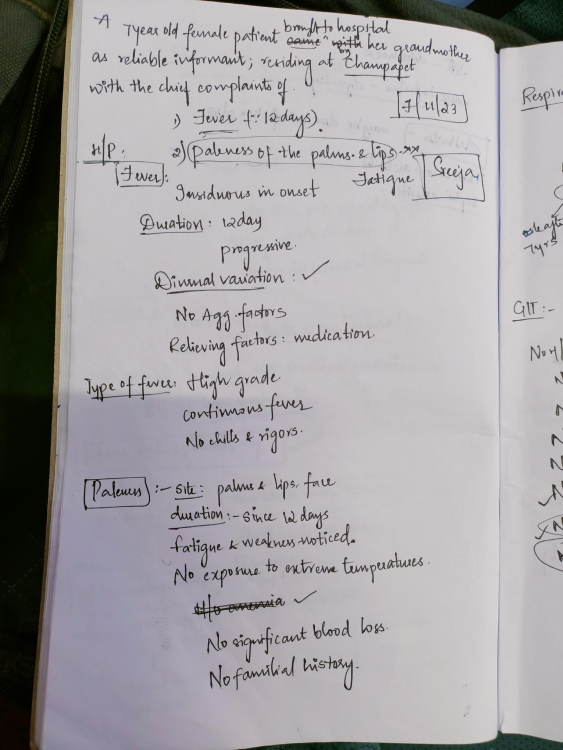
#> input picture Records/Fever/Fever_page-0001.jpg, 1125 x 1500 px (shown at 1/2 size)
$ jupyter execute --allow-errors ocr.ipynb
#> lines starting #> are read from the running program, lines starting #| are printed output that depends on the picture; after the words box and inside, x2 and y2 are one past the last pixel; in counts of white or black regions, pixels touching at a corner belong together
### page_detection.py
import numpy as np
import pandas as pd
import matplotlib.pyplot as plt
import cv2
import pytesseract
#import tensorflow as tf

def convert_to_portrait(image):
    height, width, _ = image.shape

    if width > height:
        transposed_image = cv2.transpose(image)
        portrait_image = cv2.flip(transposed_image, 1)
        return portrait_image
    else:
        return image


def resize_image(image,height=800):
    if (image.shape[0] > height):
        rat = height / image.shape[0]
        image_temp =cv2.resize(image, (int(rat * image.shape[1]), height))
    else:
        image_temp = image
    return image_temp


def edge_detection(image,mn=200,mx=250,height=800):
    image_temp = resize_image(image)
    image_gray = cv2.cvtColor(image_temp, cv2.COLOR_BGR2GRAY)

    image_blur = cv2.bilateralFilter(image_gray, 9, 75, 75)

    image_th = cv2.adaptiveThreshold(image_blur, 255, cv2.ADAPTIVE_THRESH_GAUSSIAN_C, cv2.THRESH_BINARY, 115, 4)
    #plt.imshow(image_th,cmap ='gray')

    image_med = cv2.medianBlur(image_th, 11)

    image_border = cv2.copyMakeBorder(image_med, 5, 5, 5, 5, cv2.BORDER_CONSTANT, value=[0, 0, 0])
    #plt.imshow(image_border, 'gray')

    return cv2.Canny(image_border, mn, mx)


# [7 lines left out: function get_contour, not called in this run]


def four_corners_sort(pts):
    diff = np.diff(pts, axis=1)
    summ = pts.sum(axis=1)
    return np.array([pts[np.argmin(summ)],
                     pts[np.argmax(diff)],
                     pts[np.argmax(summ)],
                     pts[np.argmin(diff)]])


def contour_offset(cnt, offset):
    cnt += offset
    cnt[cnt < 0] = 0
    return cnt


def find_page_contours(edges, img):
    # Getting contours
    contours, hierarchy = cv2.findContours(edges, cv2.RETR_TREE, cv2.CHAIN_APPROX_SIMPLE)

    # Finding biggest rectangle otherwise return original corners
    height = edges.shape[0]
    width = edges.shape[1]
    MIN_COUNTOUR_AREA = height * width * 0.5
    MAX_COUNTOUR_AREA = (width - 10) * (height - 10)

    max_area = MIN_COUNTOUR_AREA
    page_contour = np.array([[0, 0],
                            [0, height-5],
                            [width-5, height-5],
                            [width-5, 0]])

    for cnt in contours:
        perimeter = cv2.arcLength(cnt, True)
        approx = cv2.approxPolyDP(cnt, 0.03 * perimeter, True)

        # Page has 4 corners and it is convex
        if (len(approx) == 4 and
                cv2.isContourConvex(approx) and
                max_area < cv2.contourArea(approx) < MAX_COUNTOUR_AREA):

            max_area = cv2.contourArea(approx)
            page_contour = approx[:, 0]

    # Sort corners and offset them
    page_contour = four_corners_sort(page_contour)
    return contour_offset(page_contour, (-5, -5))


def persp_transform(img, s_points):
    """ Transform perspective from start points to target points """
    # Euclidean distance - calculate maximum height and width
    height = max(np.linalg.norm(s_points[0] - s_points[1]),
                 np.linalg.norm(s_points[2] - s_points[3]))
    width = max(np.linalg.norm(s_points[1] - s_points[2]),
                 np.linalg.norm(s_points[3] - s_points[0]))

    # Create target points
    t_points = np.array([[0, 0],
                        [0, height],
                        [width, height],
                        [width, 0]], np.float32)

    # getPerspectiveTransform() needs float32
    if s_points.dtype != np.float32:
        s_points = s_points.astype(np.float32)

    M = cv2.getPerspectiveTransform(s_points, t_points)
    return cv2.warpPerspective(img, M, (int(width), int(height)))


def cleaned_image(file):
#> called with file = 'Records/Fever/Fever_page-0001.jpg'
    image = cv2.imread(file)
#> image is the input picture: shape (1500, 1125, 3); mean B, G, R 163.4, 160.6, 164
    image = convert_to_portrait(image)
    image = cv2.cvtColor(image, cv2.COLOR_BGR2RGB)
    small = resize_image(image)
#> in resize_image, `image_temp =cv2.resize(image, (int(rat * image.shape[1]), height))`:
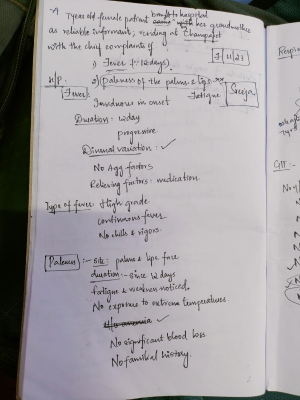
#> image_temp: shape (800, 600, 3) (shown at 1/2 size); mean R, G, B 163.9, 160.5, 163.3

    edges_image = edge_detection(small, 200, 250)
#> in edge_detection, `image_blur = cv2.bilateralFilter(image_gray, 9, 75, 75)`:
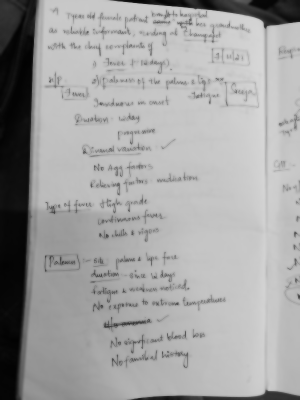
#> image_blur: shape (800, 600) (shown at 1/2 size); min 2, max 215, mean 162.5
#> in edge_detection, `image_th = cv2.adaptiveThreshold(image_blur, 255, cv2.ADAPTIVE_THRESH_..`:
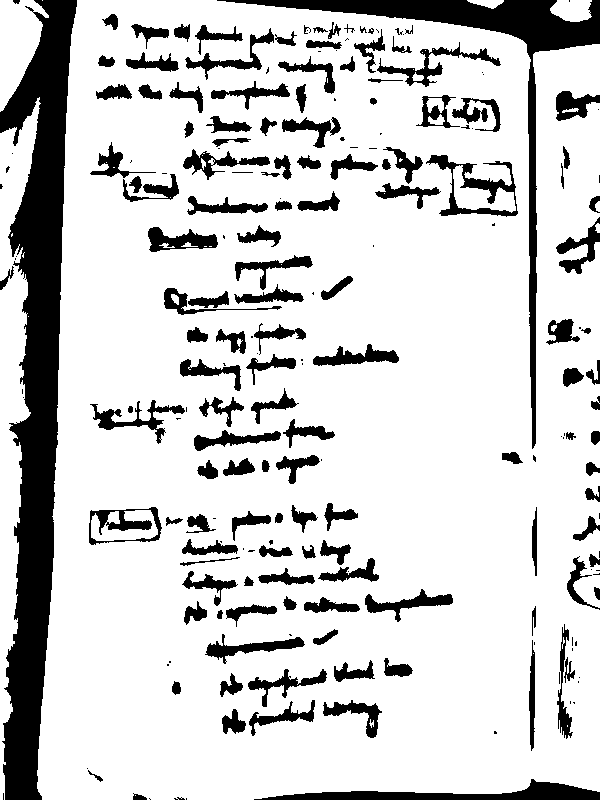
#> image_th: shape (800, 600); 81.4% white; 214 black regions (76 under 20 px), largest, box (x1, y1, x2, y2) and area: (0, 0, 77, 800) 29767, (217, 0, 600, 449) 10280, (254, 779, 600, 800) 2913
#> in edge_detection, `image_med = cv2.medianBlur(image_th, 11)`:
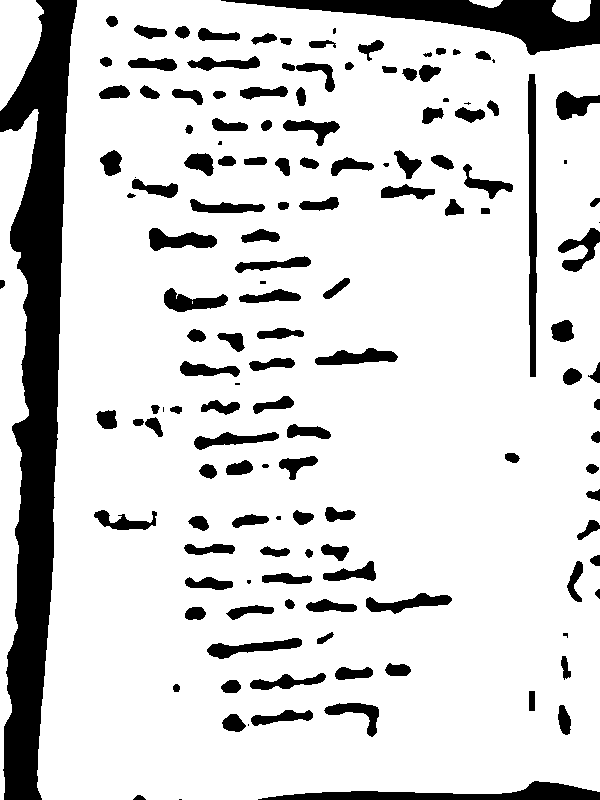
#> image_med: shape (800, 600); 83.7% white; 145 black regions (16 under 20 px), largest, box (x1, y1, x2, y2) and area: (0, 0, 77, 800) 29770, (221, 0, 600, 55) 7792, (258, 781, 600, 800) 2906
#> in edge_detection, `image_border = cv2.copyMakeBorder(image_med, 5, 5, 5, 5, cv2.BORDER_CO..`:
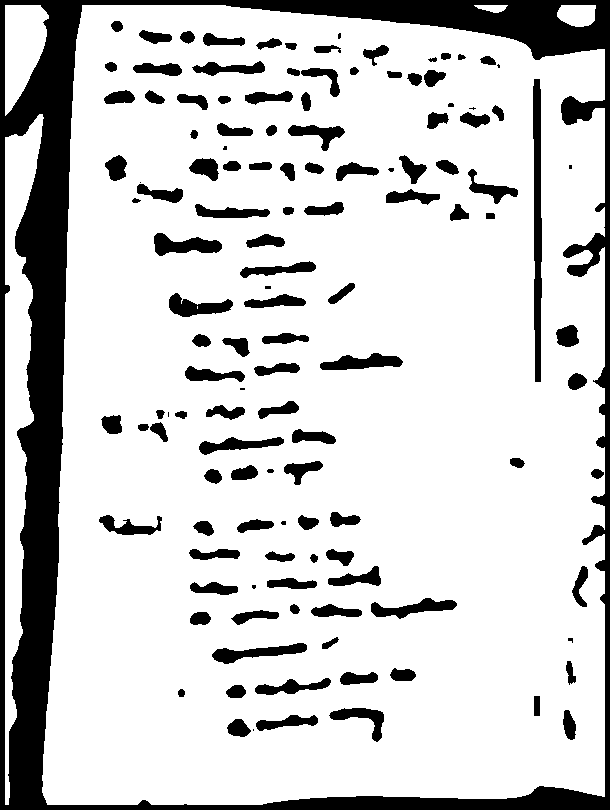
#> image_border: shape (810, 610); 81.3% white; 129 black regions (14 under 20 px), largest, box (x1, y1, x2, y2) and area: (0, 0, 610, 810) 56938, (533, 79, 542, 382) 2158, (154, 233, 222, 256) 914
#> in edge_detection, `return cv2.Canny(image_border, mn, mx)`:
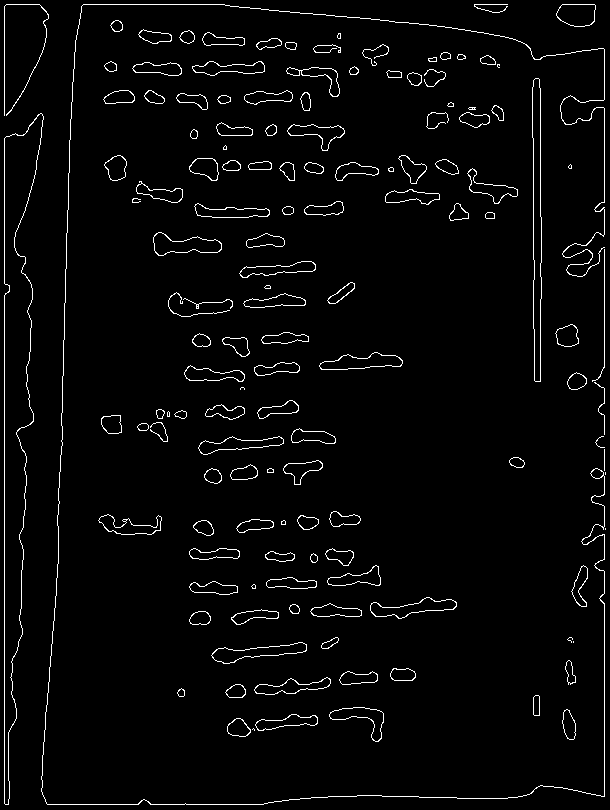
#> returned value: shape (810, 610); 3% white in thin lines or dots
    edges_image = cv2.morphologyEx(edges_image, cv2.MORPH_CLOSE, np.ones((5, 11)))
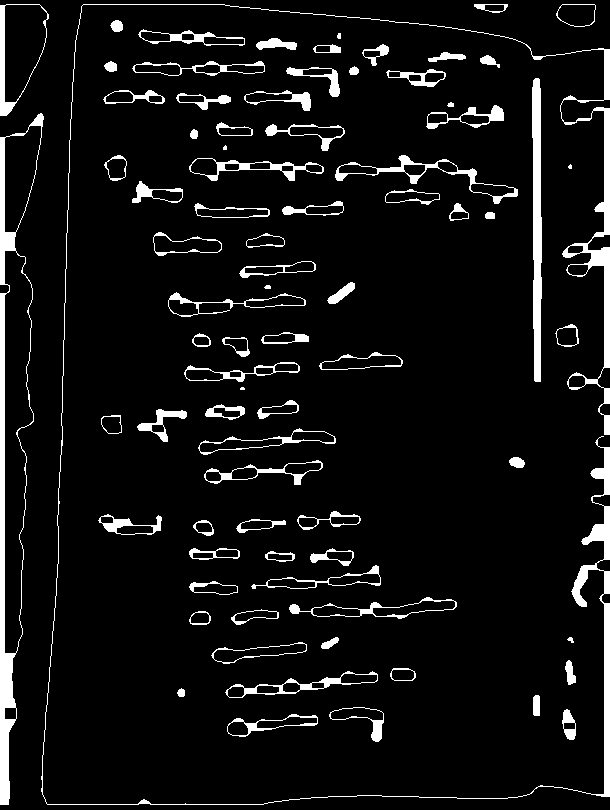
#> edges_image: shape (810, 610); 7.1% white; 81 white regions (3 under 20 px)

    page_contour = find_page_contours(edges_image, small)
#> in find_page_contours, `contours, hierarchy = cv2.findContours(edges, cv2.RETR_TREE, cv2.CHAIN..`: contours = 177 contours, 7 with area under 20; largest, box (x1, y1, x2, y2) and area: (0, 113, 44, 805) 14978, (4, 250, 34, 654) 8268, (41, 4, 610, 805) 5335, (0, 4, 49, 116) 3768, (4, 4, 48, 103) 3208
#> the loop in find_page_contours, `for cnt in contours:` made 177 passes
#> perimeter on passes 1, 2, 4: 212.8, 60.63, 75.46
#> after the loop in find_page_contours, `for cnt in contours:`: max_area = 247050
#> in four_corners_sort, `diff = np.diff(pts, axis=1)`: diff = [0, 805, 200, -605]
#> in four_corners_sort, `summ = pts.sum(axis=1)`: summ = [0, 805, 1410, 605]
#> in contour_offset, `cnt += offset`: cnt = [[-5, -5], [-5, 800], [600, 800], [600, -5]]
#> page_contour = [[0, 0], [0, 800], [600, 800], [600, 0]]
    page_contour = page_contour.dot(image.shape[0]/small.shape[0])
#> page_contour = [[0, 0], [0, 1500], [1125, 1500], [1125, 0]]

    newImage = persp_transform(image, page_contour)
#> in persp_transform, `height = max(np.linalg.norm(s_points[0] - s_points[1]), np.linalg.norm..`: height = 1500
#> in persp_transform, `width = max(np.linalg.norm(s_points[1] - s_points[2]), np.linalg.norm(..`: width = 1125
#> in persp_transform, `t_points = np.array([[0, 0], [0, height], [width, height], [width, 0]]..`: t_points = [[0, 0], [0, 1500], [1125, 1500], [1125, 0]]
#> in persp_transform, `M = cv2.getPerspectiveTransform(s_points, t_points)`: M = [[1, 0, 0], [0, 1, 0], [0, 0, 1]]

    return newImage

def main():
    pass
# [2 lines that do not run on import are left out]

### ocr.ipynb
[cell 1]
#%pip install pandas

[cell 2]
import numpy as np
import pandas as pd
import matplotlib.pyplot as plt
import cv2
import pytesseract


from page_detection import cleaned_image
#import tensorflow as tf

# Extracting Words

### Load Image

[cell 3]
file_ = "Records/Fever/Fever_page-0001.jpg"
img = cleaned_image(file = file_)
gray = cv2.cvtColor(img, cv2.COLOR_BGR2GRAY) #Convert to grayscale to use tesseract

### Using Default Tesseract

#> (a cell that did not finish here is left out)

$ run again, with Records/Fever/Fever_page-0002.jpg copied over Records/Fever/Fever_page-0001.jpg
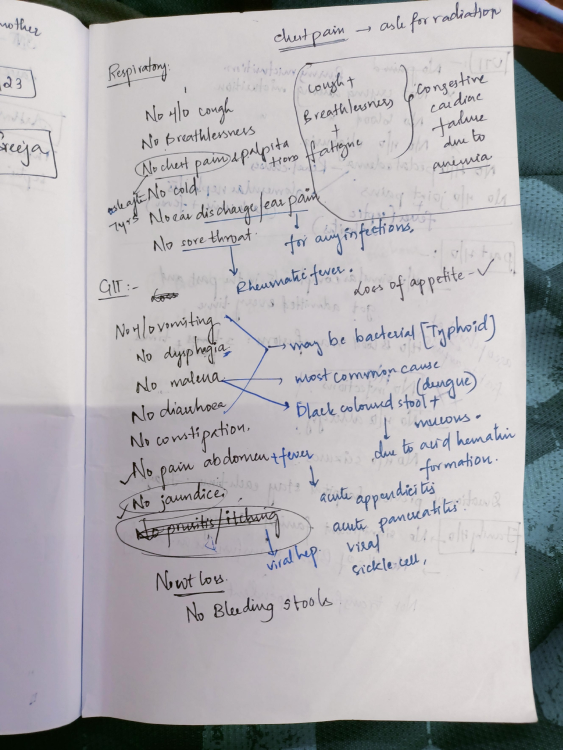
#> input picture Records/Fever/Fever_page-0002.jpg, 1125 x 1500 px (shown at 1/2 size)
#> in cleaned_image, image is the input picture: shape (1500, 1125, 3); mean B, G, R 178.9, 175.7, 177.4
#> in edge_detection, `image_th = cv2.adaptiveThreshold(image_blur, 255, cv2.ADAPTIVE_THRESH_..`:
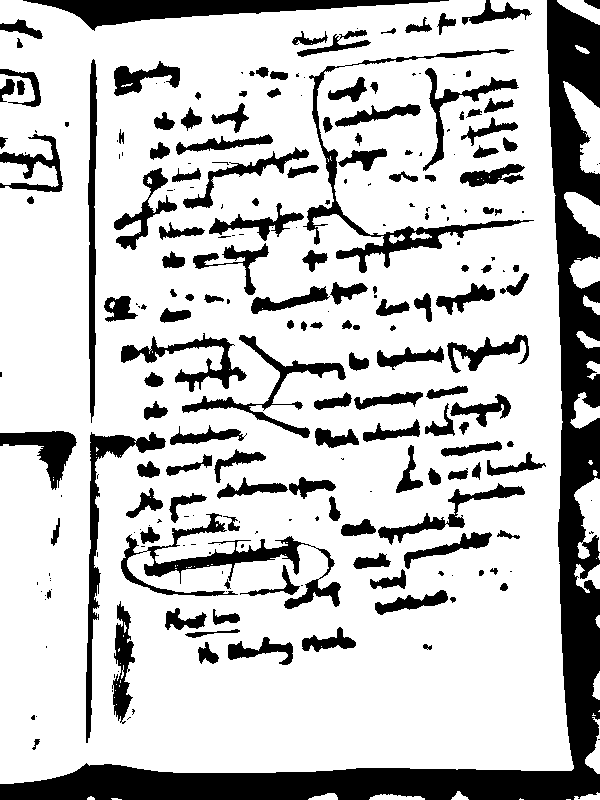
#> image_th: shape (800, 600); 77.1% white; 243 black regions (98 under 20 px), largest, box (x1, y1, x2, y2) and area: (0, 0, 600, 800) 41332, (23, 0, 449, 31) 5111, (121, 513, 341, 609) 4254
#> image_med: shape (800, 600); 79.5% white; 138 black regions (8 under 20 px), largest, box (x1, y1, x2, y2) and area: (0, 0, 600, 800) 41933, (27, 0, 445, 28) 5099, (145, 538, 299, 576) 1942
#> image_border: shape (810, 610); 77.2% white; 131 black regions (8 under 20 px), largest, box (x1, y1, x2, y2) and area: (0, 0, 610, 810) 64650, (150, 543, 304, 581) 1942, (343, 229, 482, 275) 1838
#> edges_image: shape (810, 610); 8.1% white; 96 white regions (5 under 20 px)
#> contours = 205 contours, 7 with area under 20; largest, box (x1, y1, x2, y2) and area: (0, 4, 610, 789) 427509, (4, 4, 578, 789) 421070, (247, 340, 530, 396) 2984, (125, 534, 304, 588) 2610, (286, 400, 515, 452) 2366
#> the loop in find_page_contours, `for cnt in contours:` made 205 passes
#> (perimeter, max_area, page_contour) on pass 26: (3481.8, 436856, [[0, 5], [0, 788], [574, 775], [551, 5]])
#> after the loop in find_page_contours, `for cnt in contours:`: max_area = 436856
#> diff = [5, 788, 201, -546]
#> summ = [5, 788, 1349, 556]
#> cnt = [[-5, 0], [-5, 783], [569, 770], [546, 0]]
#> in cleaned_image, `page_contour = find_page_contours(edges_image, small)`: page_contour = [[0, 0], [0, 783], [569, 770], [546, 0]]
#> in cleaned_image, `page_contour = page_contour.dot(image.shape[0]/small.shape[0])`: page_contour = [[0, 0], [0, 1468.1], [1066.9, 1443.8], [1023.8, 0]]
#> in persp_transform, `height = max(np.linalg.norm(s_points[0] - s_points[1]), np.linalg.norm..`: height = 1468.1
#> in persp_transform, `width = max(np.linalg.norm(s_points[1] - s_points[2]), np.linalg.norm(..`: width = 1067.2
#> t_points = [[0, 0], [0, 1468.1], [1067.2, 1468.1], [1067.2, 0]]
#> s_points has the same summary as page_contour in cleaned_image
#> M = [[1.03, 0, 0], [0, 1.04, 0], [-1.56e-05, 2.92e-05, 1]]
#> in persp_transform, `return cv2.warpPerspective(img, M, (int(width), int(height)))`:
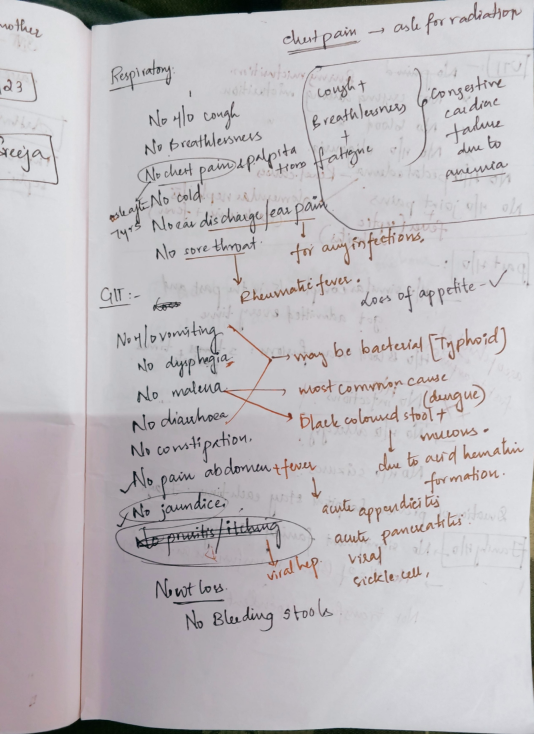
#> returned value: shape (1468, 1067, 3) (shown at 1/2 size); mean of channels 0, 1, 2 191.7, 187.8, 191.1; drawn as B, G, R

$ run again, with Records/Fever/Fever_page-0003.jpg copied over Records/Fever/Fever_page-0001.jpg
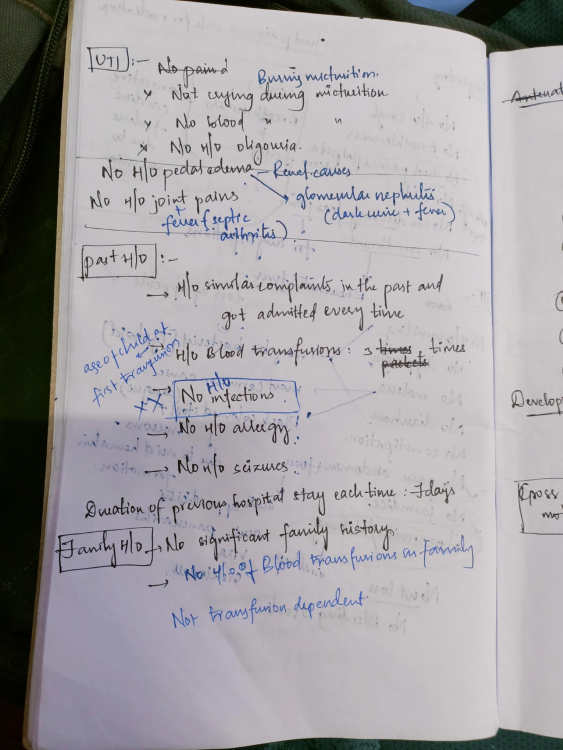
#> input picture Records/Fever/Fever_page-0003.jpg, 1125 x 1500 px (shown at 1/2 size)
#> in cleaned_image, image is the input picture: shape (1500, 1125, 3); mean B, G, R 164.4, 161.1, 164.1
#> in edge_detection, `image_th = cv2.adaptiveThreshold(image_blur, 255, cv2.ADAPTIVE_THRESH_..`:
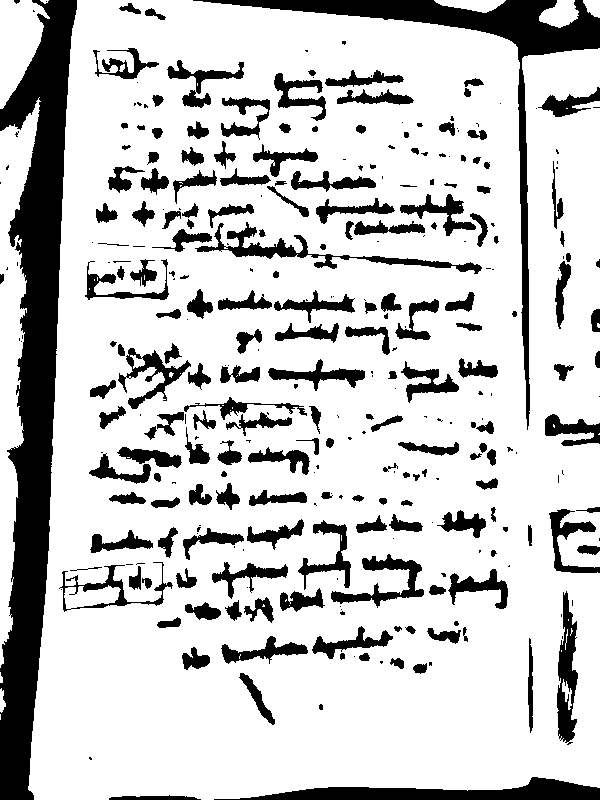
#> image_th: shape (800, 600); 78.9% white; 314 black regions (124 under 20 px), largest, box (x1, y1, x2, y2) and area: (0, 0, 77, 800) 29103, (193, 0, 600, 430) 10599, (214, 777, 600, 800) 4253
#> image_med: shape (800, 600); 81.7% white; 160 black regions (18 under 20 px), largest, box (x1, y1, x2, y2) and area: (0, 0, 77, 800) 29222, (198, 0, 600, 59) 8418, (219, 777, 600, 800) 4246
#> image_border: shape (810, 610); 79.3% white; 149 black regions (16 under 20 px), largest, box (x1, y1, x2, y2) and area: (0, 0, 610, 810) 58494, (523, 86, 534, 351) 1826, (408, 202, 493, 246) 1097
#> edges_image: shape (810, 610); 7.9% white; 101 white regions (4 under 20 px)
#> contours = 216 contours, 8 with area under 20; largest, box (x1, y1, x2, y2) and area: (33, 4, 610, 805) 424440, (33, 4, 605, 805) 419916, (0, 113, 44, 671) 12154, (4, 243, 31, 456) 4434, (191, 562, 513, 624) 4088
#> the loop in find_page_contours, `for cnt in contours:` made 216 passes
#> (perimeter, max_area, page_contour) on pass 13: (3094.1, 422224, [[83, 4], [38, 803], [609, 792], [609, 53]])
#> after the loop in find_page_contours, `for cnt in contours:`: max_area = 422224
#> diff = [-79, 765, 183, -556]
#> summ = [87, 841, 1401, 662]
#> in contour_offset, `cnt += offset`: cnt = [[78, -1], [33, 798], [604, 787], [604, 48]]
#> in cleaned_image, `page_contour = find_page_contours(edges_image, small)`: page_contour = [[78, 0], [33, 798], [604, 787], [604, 48]]
#> in cleaned_image, `page_contour = page_contour.dot(image.shape[0]/small.shape[0])`: page_contour = [[146.2, 0], [61.88, 1496.2], [1132.5, 1475.6], [1132.5, 90]]
#> in persp_transform, `height = max(np.linalg.norm(s_points[0] - s_points[1]), np.linalg.norm..`: height = 1498.6
#> in persp_transform, `width = max(np.linalg.norm(s_points[1] - s_points[2]), np.linalg.norm(..`: width = 1070.8
#> t_points = [[0, 0], [0, 1498.6], [1070.8, 1498.6], [1070.8, 0]]
#> s_points has the same summary as page_contour in cleaned_image
#> M = [[0.99, 0.0558, -144.8], [-0.0976, 1.07, 14.27], [-7.79e-05, 5.21e-05, 1]]
#> in persp_transform, `return cv2.warpPerspective(img, M, (int(width), int(height)))`:
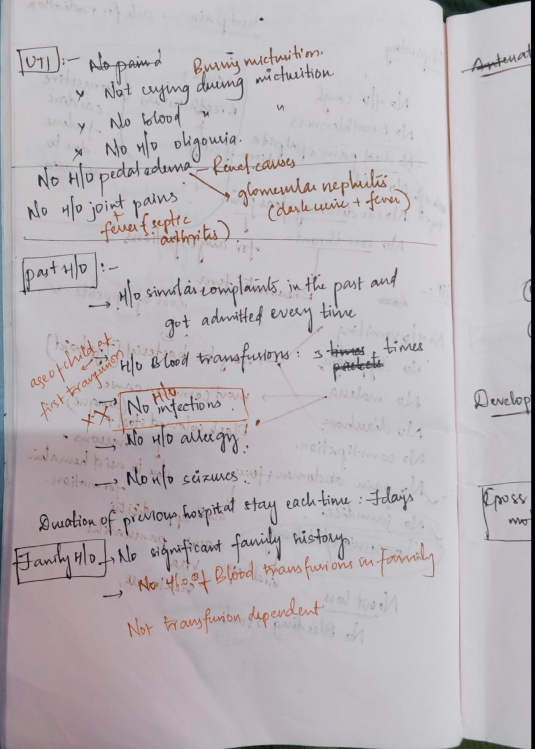
#> returned value: shape (1498, 1070, 3) (shown at 1/2 size); mean of channels 0, 1, 2 183.1, 179.2, 184.1; drawn as B, G, R
